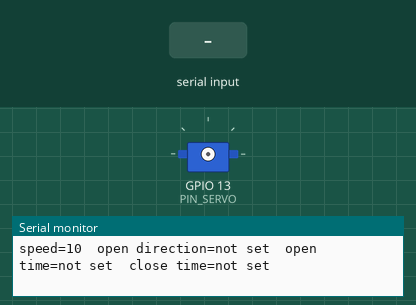
This sketch was run on a simulated ESP32. Parts: servo, the last lines printed to the serial monitor. Inputs (shaded band) come from the test bench. EEPROM starts erased.

Above: at 1.7 s.
1.8 s: "f90\n" received over Serial
At 2.9 s:
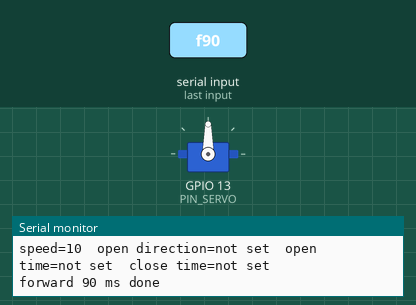
3.3 s: "b90\n" received over Serial
At 4.1 s:
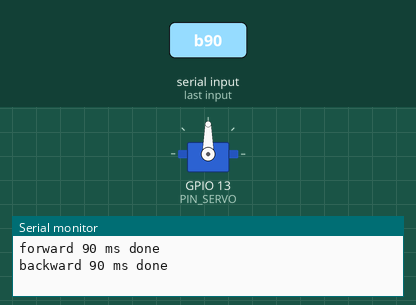
Timing chart, 0 to 6.3 s (numbered marks = the images above; inputs shaded):
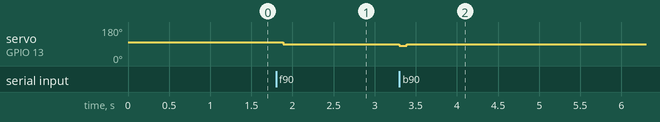

Measured:
- after the input at 1.8 s, servo on GPIO 13 (PIN_SERVO): 100° → 90° after 0.09 s
- after the input at 3.3 s, servo on GPIO 13 (PIN_SERVO): 90° → 80° at once, → 90° 0.09 s later

The sketch:

valve_servo.ino
```cpp
// Valve control with a CONTINUOUS-ROTATION servo (MG996R on GPIO13), by timing.
// On this kind of servo the number you send is a speed and direction, not an angle:
// 90 = stop, above 90 = spin one way, below 90 = spin the other way.
//
// Library (Library Manager): "ESP32Servo" by Kevin Harrington.
// Serial Monitor: 115200 baud, line ending "Newline".
//
// Teach it once (saved in flash, survives power-off):
//   f<ms>     spin FORWARD (above 90) for that many ms, then stop    e.g.  f300
//   b<ms>     spin BACKWARD (below 90) for that many ms, then stop   e.g.  b300
//   open f    forward is the OPEN direction   (or: open b)
//   to<ms>    time the servo spins to OPEN the valve                 e.g.  to800
//   tc<ms>    time the servo spins to CLOSE the valve                e.g.  tc600
//   sp<n>     speed: how far from 90 to spin (default 10, range 4..40)
//   o / c     open / close the valve (spin the saved time, then stop)
//   x         stop at once (servo limp)
//   p         print saved settings
//
// The servo is only powered while it moves; between moves it is limp. A big run time against
// the valve's end stop makes the servo strain, so tune t a little SHORT of a full turn.

#include <ESP32Servo.h>
#include <Preferences.h>

const int PIN_SERVO = 13;
const int STOP_US_ANGLE = 90;
const int MAX_RUN_MS = 3000;

Servo servo;
Preferences prefs;
int speedOffset = 10;
int openDir = 0;        // +1: forward opens, -1: backward opens, 0: not set
int openMs = 0;         // time to open, 0: not set
int closeMs = 0;        // time to close, 0: not set

void run(int dir, int ms) {   // dir +1 forward, -1 backward
  if (ms <= 0) return;
  if (ms > MAX_RUN_MS) ms = MAX_RUN_MS;
  servo.setPeriodHertz(50);
  servo.attach(PIN_SERVO, 500, 2400);
  servo.write(STOP_US_ANGLE + dir * speedOffset);
  delay(ms);
  servo.write(STOP_US_ANGLE);
  delay(100);
  servo.detach();
  Serial.print(dir > 0 ? "forward " : "backward ");
  Serial.print(ms);
  Serial.println(" ms done");
}

void printSettings() {
  Serial.print("speed=");
  Serial.print(speedOffset);
  Serial.print("  open direction=");
  Serial.print(openDir > 0 ? "forward" : (openDir < 0 ? "backward" : "not set"));
  Serial.print("  open time=");
  if (openMs > 0) { Serial.print(openMs); Serial.print(" ms"); } else Serial.print("not set");
  Serial.print("  close time=");
  if (closeMs > 0) { Serial.print(closeMs); Serial.println(" ms"); } else Serial.println("not set");
}

void setup() {
  Serial.begin(115200);
  delay(500);
  prefs.begin("valve", false);
  speedOffset = prefs.getInt("speed", 10);
  openDir = prefs.getInt("dir", 0);
  openMs = prefs.getInt("to", prefs.getInt("t", 0));
  closeMs = prefs.getInt("tc", prefs.getInt("t", 0));
  Serial.println("Valve servo ready (timed). Commands: f<ms> b<ms> open f|b t<ms> sp<n> o c x p");
  printSettings();
}

void loop() {
  if (!Serial.available()) return;
  String cmd = Serial.readStringUntil('\n');
  cmd.trim();
  if (cmd.length() == 0) return;

  if (cmd == "o" || cmd == "c") {
    int ms = (cmd == "o") ? openMs : closeMs;
    if (openDir == 0 || ms <= 0) {
      Serial.println("not set up yet: use  open f|b  then  to<ms>  and  tc<ms>");
      return;
    }
    run(cmd == "o" ? openDir : -openDir, ms);
  } else if (cmd == "x") {
    servo.detach();
    Serial.println("stopped (limp)");
  } else if (cmd == "p") {
    printSettings();
  } else if (cmd == "open f" || cmd == "open b") {
    openDir = (cmd == "open f") ? 1 : -1;
    prefs.putInt("dir", openDir);
    Serial.println(openDir > 0 ? "OPEN = forward" : "OPEN = backward");
  } else if (cmd.startsWith("sp")) {
    int n = cmd.substring(2).toInt();
    if (n < 4 || n > 40) { Serial.println("speed must be 4..40"); return; }
    speedOffset = n;
    prefs.putInt("speed", speedOffset);
    Serial.print("speed = ");
    Serial.println(speedOffset);
  } else if (cmd.startsWith("to") || cmd.startsWith("tc")) {
    int n = cmd.substring(2).toInt();
    if (n < 50 || n > MAX_RUN_MS) { Serial.println("time must be 50..3000 ms"); return; }
    if (cmd.charAt(1) == 'o') { openMs = n; prefs.putInt("to", n); Serial.print("open time = "); }
    else { closeMs = n; prefs.putInt("tc", n); Serial.print("close time = "); }
    Serial.print(n);
    Serial.println(" ms");
  } else if (cmd.charAt(0) == 'f') {
    run(+1, cmd.substring(1).toInt());
  } else if (cmd.charAt(0) == 'b') {
    run(-1, cmd.substring(1).toInt());
  } else {
    Serial.println("unknown command");
  }
}
```
